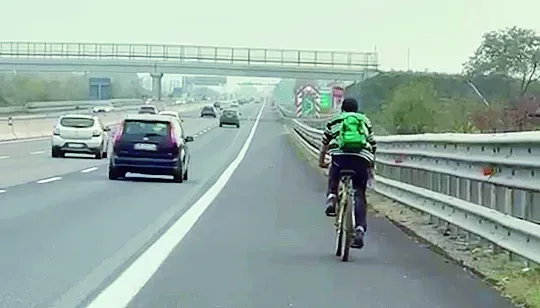
#> input picture progetto vehicle-detection/machine_test.jpg, 540 x 308 px
$ python test.py
#> lines starting #> are read from the running program, lines starting #| are printed output that depends on the picture; after the words box and inside, x2 and y2 are one past the last pixel; in counts of white or black regions, pixels touching at a corner belong together
import cv2

# Carica il classificatore Haar
car_cascade = cv2.CascadeClassifier('cars.xml')

# Leggi l'immagine
img = cv2.imread('machine_test.jpg')
#> img is the input picture: shape (308, 540, 3); mean B, G, R 164.2, 172.6, 152

# Converti in scala di grigi
gray = cv2.cvtColor(img, cv2.COLOR_BGR2GRAY)
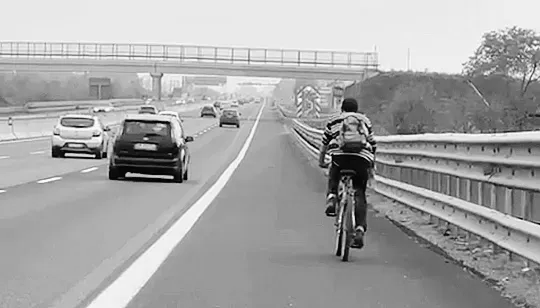
#> gray: shape (308, 540); min 0, max 255, mean 165.5

# Rileva i veicoli
cars = car_cascade.detectMultiScale(gray, 1.3, 1)
#> cars = [[37, 32, 212, 212]]

# Disegna il rettangolo attorno a ogni veicolo rilevato
for (x, y, w, h) in cars:
    cv2.rectangle(img, (x, y), (x+w, y+h), (0, 0, 255), 2)
#> this loop made 1 pass
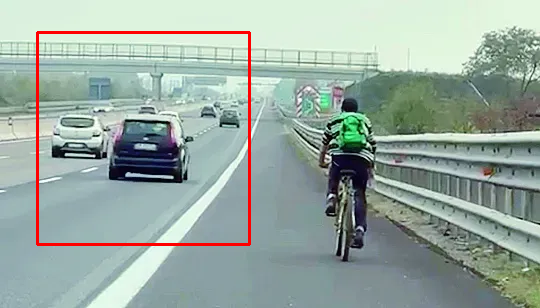
#> img: shape (308, 540, 3); 1.53% of pixels changed, all inside (x1, y1, x2, y2) = (36, 31, 251, 246)

# Mostra l'immagine
cv2.imwrite('output.jpg', img)
cv2.waitKey()
